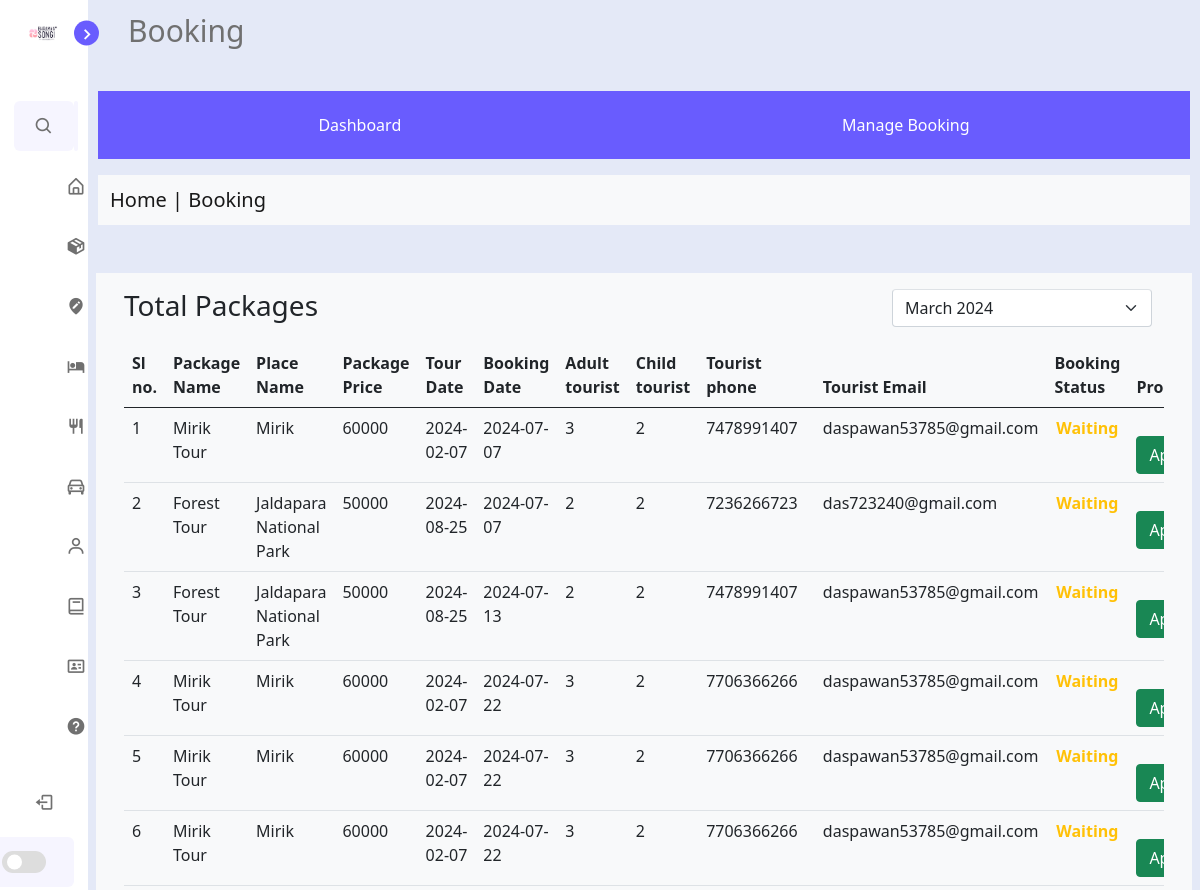
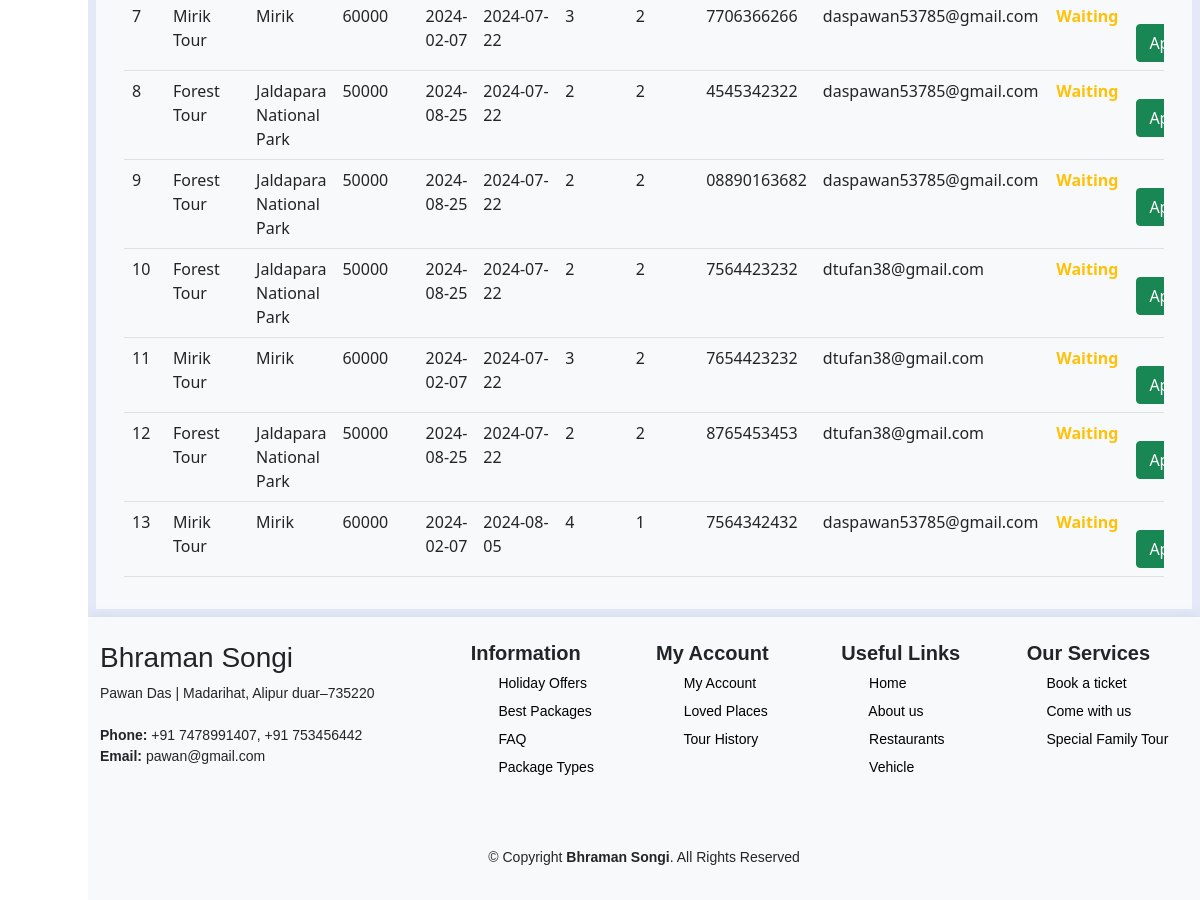
/Admin/booking/booking.php (signed in), run on the app's committed database (2 pictures, top to bottom).
### tables this page shows
CREATE TABLE `package_booking` (
  `BOOK_ID` int(11) NOT NULL,
  `CP_ID` int(11) DEFAULT NULL,
  `BOOK_EMAIL` varchar(255) NOT NULL,
  `BOOK_PHONE` varchar(20) NOT NULL,
  `ADULT_COUNT` int(11) NOT NULL,
  `CHILD_COUNT` int(11) NOT NULL,
  `TOUR_DATE` date NOT NULL,
  `BOOKING_STATUS` int(11) NOT NULL,
  `BOOKING_DATE` date NOT NULL
);

CREATE TABLE `co_package` (
  `CP_ID` int(6) NOT NULL,
  `PL_LOCATION` varchar(50) NOT NULL,
  `P_NAME` varchar(40) NOT NULL,
  `PL_NAME` varchar(50) NOT NULL,
  `PL_ADDRESS` varchar(100) NOT NULL,
  `P_COST` int(10) NOT NULL,
  `DURATION` int(5) NOT NULL,
  `TOURIST_NUMBER` int(4) NOT NULL,
  `TOTAL_SEAT` int(3) NOT NULL,
  `AVL_SEAT` int(3) NOT NULL,
  `P_DETAILS` int(2) NOT NULL,
  `VEHICLE` int(6) NOT NULL,
  `HOTEL` int(3) NOT NULL,
  `RESTAURANT` text NOT NULL,
  `P_TYPE` varchar(20) NOT NULL,
  `TOUR_GUID_NAME` varchar(50) NOT NULL,
  `PL_IMAGE` varchar(255) DEFAULT NULL,
  `P_DATE` date NOT NULL,
  `STATUS` int(2) NOT NULL DEFAULT 1
);

### Admin/booking/booking.php (the view, shortened to what this page needs)
<?php
require('../include/header.php');
$query = "select * from package_booking;";
$result = mysqli_query($conn, $query);
        ?>
</head>
<body>
    <?php include '../include/sidebarmenu.php' ?>
    <section class="home">
        <div class="text">Booking</div>
        <header>
            <div class="navbar">
                <a href="../index.php">Dashboard</a>
                <a href="booking.php">Manage Booking</a>
            </div>
        </header>
        <nav class="navbar navbar-light bg-light mt-3">
            <div class="container-fluid">
                <span class="navbar-brand mb-0 h1">Home | Booking</span>
            </div>
        </nav>
        <div class="row bg-light m-2 mt-5 p-3">
            <div class="col-md-12 col-lg-12 col-sm-12">
                <div class="white-box">
                    <div class="d-md-flex mb-3">
                        <h3 class="box-title mb-0">Total Packages</h3>
                        <div class="col-md-3 col-sm-4 col-xs-6 ms-auto">
                            <select class="form-select shadow-none row border-top">
                                <option>March 2024</option>
                            </select>
                        </div>
                    </div>
                    <div class="table-responsive">
                        <table class="table no-wrap">
                            <thead>
                                <tr>
                                    <th class="border-top-0">Sl no.</th>
                                    <th class="border-top-0"> Package Name</th>
                                    <th class="border-top-0"> Place Name</th>
                                    <th class="border-top-0">Package Price</th>
                                    <th class="border-top-0">Tour Date</th>
                                    <th class="border-top-0">Booking Date</th>
                                    <th class="border-top-0">Adult tourist</th>
                                    <th class="border-top-0">Child tourist</th>
                                    <th class="border-top-0">Tourist phone</th>
                                    <th class="border-top-0">Tourist Email</th>
                                    <th class="border-top-0">Booking Status</th>
                                    <th class="border-top-0">Process</th>
                                </tr>
                            </thead>
                            <tbody>
                                <?php
                                $i = 1;
                                while ($rowData = (mysqli_fetch_assoc($result))) {
                                    $cp_id = $rowData['CP_ID'];
                                    $sql = "SELECT * FROM `co_package` WHERE CP_ID = $cp_id";
                                    $res = mysqli_query($conn, $sql);
                                    $row = (mysqli_fetch_assoc($res));
                                    $b_status = $rowData['BOOKING_STATUS'];
                                    $b_id = $rowData['BOOK_ID'];
                                ?>
                                    <tr>
                                        <td><?php echo $i; ?></td>
                                        <td class="txt-oflo"><?php echo $row['P_NAME']; ?></td>
                                        <td class="txt-oflo"><?php echo $row['PL_NAME']; ?></td>
                                        <td><?php echo $row['P_COST']; ?></td>
                                        <td><?php echo $row['P_DATE']; ?></td>
                                        <td><?php echo $rowData['BOOKING_DATE']; ?></td>
                                        <td><?php echo $rowData['ADULT_COUNT']; ?></td>
                                        <td><?php echo $rowData['CHILD_COUNT']; ?></td>
                                        <td><?php echo $rowData['BOOK_PHONE']; ?></td>
                                        <td><?php echo $rowData['BOOK_EMAIL']; ?></td>
                                        <td>
                                            <?php
                                            if ($b_status == 0) {
                                            ?>
                                                <div class="text-warning rounded text-center">
                                                    <b>
                                                        Waiting
                                                    </b>
                                                </div>
                                            <?php
                                            }
                                            ?>
                                        </td>
                                        <td>
                                            <?php
                                            if ($b_status == 0) {
                                            ?>
                                                <div class="bt process">
                                                    <button class="btn btn-success approve"><a href="booking_process.php?type=approve&id=<?php echo $b_id; ?>">Approve</a></button>
                                                </div>
                                            <?php
                                            } elseif ($b_status == 1) {
                                            ?>
                                                <button class="btn btn-danger cancel"><a href="booking_process.php?type=cancel&id=<?php echo $b_id; ?>">Cancel</a></button>
                                            <?php
                                            }
                                            ?>
                                        </td>
                                    </tr>
                                <?php
                                    $i++;
                                }
                                ?>
                            </tbody>
                        </table>
                    </div>
                </div>
            </div>
        </div>
        <?php
        require('../include/footer_in.php');
        ?>
    </section>
</body>
</html>

### Admin/css/style.css (style rules this page uses)
:root { --body-color: #e4e9f7; --sidebar-color: #fff; --primary-color: #695cfe; --primary-color-light: #f6f5ff; --toggle-color: #ddd; --text-color: #707070; --tran-02: all 0.2s ease; --tran-03: all 0.3s ease; --tran-04: all 0.4s ease; --tran-05: all 0.5s ease; }
body { height: 100vh; background: var(--body-color); transition: var(--tran-05); }
.home { position: relative; left: 250px; width: calc(100% - 250px); background: var(--body-color); transition: var(--tran-05); }
.home .text { font-size: 30px; font-weight: 500; color: var(--text-color); padding: 8px 40px; }
.sidebar.close ~ .home { left: 88px; width: calc(100% - 88px); }
.navbar { overflow: hidden; background: var(--primary-color); display: flex; justify-content: space-around; margin: 10px; }
.navbar a { float: left; font-size: 16px; color: white; text-align: center; padding: 14px 16px; text-decoration: none; }
header .navbar { margin-top: 30px; }

### Admin/css/table_image.css (style rules this page uses)
a { text-decoration: none; color: white; }
.bt { display: flex; gap: 10px; margin-top: 20px; }

### data on the page
package_booking: CP_ID.P_NAME "Mirik Tour", CP_ID.PL_NAME "Mirik", CP_ID.P_COST "60000", CP_ID.P_DATE "2024-02-07", BOOKING_DATE "2024-07-07", ADULT_COUNT "3", CHILD_COUNT "2", BOOK_PHONE "7478991407", BOOK_EMAIL "daspawan53785@gmail.com", BOOKING_STATUS "Waiting"
package_booking: CP_ID.P_NAME "Forest Tour", CP_ID.PL_NAME "Jaldapara National Park", CP_ID.P_COST "50000", CP_ID.P_DATE "2024-08-25", BOOKING_DATE "2024-07-07", ADULT_COUNT "2", CHILD_COUNT "2", BOOK_PHONE "7236266723", BOOK_EMAIL "das723240@gmail.com", BOOKING_STATUS "Waiting"
package_booking: CP_ID.P_NAME "Forest Tour", CP_ID.PL_NAME "Jaldapara National Park", CP_ID.P_COST "50000", CP_ID.P_DATE "2024-08-25", BOOKING_DATE "2024-07-13", ADULT_COUNT "2", CHILD_COUNT "2", BOOK_PHONE "7478991407", BOOK_EMAIL "daspawan53785@gmail.com", BOOKING_STATUS "Waiting"
package_booking: CP_ID.P_NAME "Mirik Tour", CP_ID.PL_NAME "Mirik", CP_ID.P_COST "60000", CP_ID.P_DATE "2024-02-07", BOOKING_DATE "2024-07-22", ADULT_COUNT "3", CHILD_COUNT "2", BOOK_PHONE "7706366266", BOOK_EMAIL "daspawan53785@gmail.com", BOOKING_STATUS "Waiting"
package_booking: CP_ID.P_NAME "Mirik Tour", CP_ID.PL_NAME "Mirik", CP_ID.P_COST "60000", CP_ID.P_DATE "2024-02-07", BOOKING_DATE "2024-07-22", ADULT_COUNT "3", CHILD_COUNT "2", BOOK_PHONE "7706366266", BOOK_EMAIL "daspawan53785@gmail.com", BOOKING_STATUS "Waiting"
package_booking: CP_ID.P_NAME "Mirik Tour", CP_ID.PL_NAME "Mirik", CP_ID.P_COST "60000", CP_ID.P_DATE "2024-02-07", BOOKING_DATE "2024-07-22", ADULT_COUNT "3", CHILD_COUNT "2", BOOK_PHONE "7706366266", BOOK_EMAIL "daspawan53785@gmail.com", BOOKING_STATUS "Waiting"
package_booking: CP_ID.P_NAME "Mirik Tour", CP_ID.PL_NAME "Mirik", CP_ID.P_COST "60000", CP_ID.P_DATE "2024-02-07", BOOKING_DATE "2024-07-22", ADULT_COUNT "3", CHILD_COUNT "2", BOOK_PHONE "7706366266", BOOK_EMAIL "daspawan53785@gmail.com", BOOKING_STATUS "Waiting"
package_booking: CP_ID.P_NAME "Forest Tour", CP_ID.PL_NAME "Jaldapara National Park", CP_ID.P_COST "50000", CP_ID.P_DATE "2024-08-25", BOOKING_DATE "2024-07-22", ADULT_COUNT "2", CHILD_COUNT "2", BOOK_PHONE "4545342322", BOOK_EMAIL "daspawan53785@gmail.com", BOOKING_STATUS "Waiting"
package_booking: CP_ID.P_NAME "Forest Tour", CP_ID.PL_NAME "Jaldapara National Park", CP_ID.P_COST "50000", CP_ID.P_DATE "2024-08-25", BOOKING_DATE "2024-07-22", ADULT_COUNT "2", CHILD_COUNT "2", BOOK_PHONE "08890163682", BOOK_EMAIL "daspawan53785@gmail.com", BOOKING_STATUS "Waiting"
package_booking: CP_ID.P_NAME "Forest Tour", CP_ID.PL_NAME "Jaldapara National Park", CP_ID.P_COST "50000", CP_ID.P_DATE "2024-08-25", BOOKING_DATE "2024-07-22", ADULT_COUNT "2", CHILD_COUNT "2", BOOK_PHONE "7564423232", BOOK_EMAIL "dtufan38@gmail.com", BOOKING_STATUS "Waiting"
package_booking: CP_ID.P_NAME "Mirik Tour", CP_ID.PL_NAME "Mirik", CP_ID.P_COST "60000", CP_ID.P_DATE "2024-02-07", BOOKING_DATE "2024-07-22", ADULT_COUNT "3", CHILD_COUNT "2", BOOK_PHONE "7654423232", BOOK_EMAIL "dtufan38@gmail.com", BOOKING_STATUS "Waiting"
package_booking: CP_ID.P_NAME "Forest Tour", CP_ID.PL_NAME "Jaldapara National Park", CP_ID.P_COST "50000", CP_ID.P_DATE "2024-08-25", BOOKING_DATE "2024-07-22", ADULT_COUNT "2", CHILD_COUNT "2", BOOK_PHONE "8765453453", BOOK_EMAIL "dtufan38@gmail.com", BOOKING_STATUS "Waiting"
package_booking: CP_ID.P_NAME "Mirik Tour", CP_ID.PL_NAME "Mirik", CP_ID.P_COST "60000", CP_ID.P_DATE "2024-02-07", BOOKING_DATE "2024-08-05", ADULT_COUNT "4", CHILD_COUNT "1", BOOK_PHONE "7564342432", BOOK_EMAIL "daspawan53785@gmail.com", BOOKING_STATUS "Waiting"
